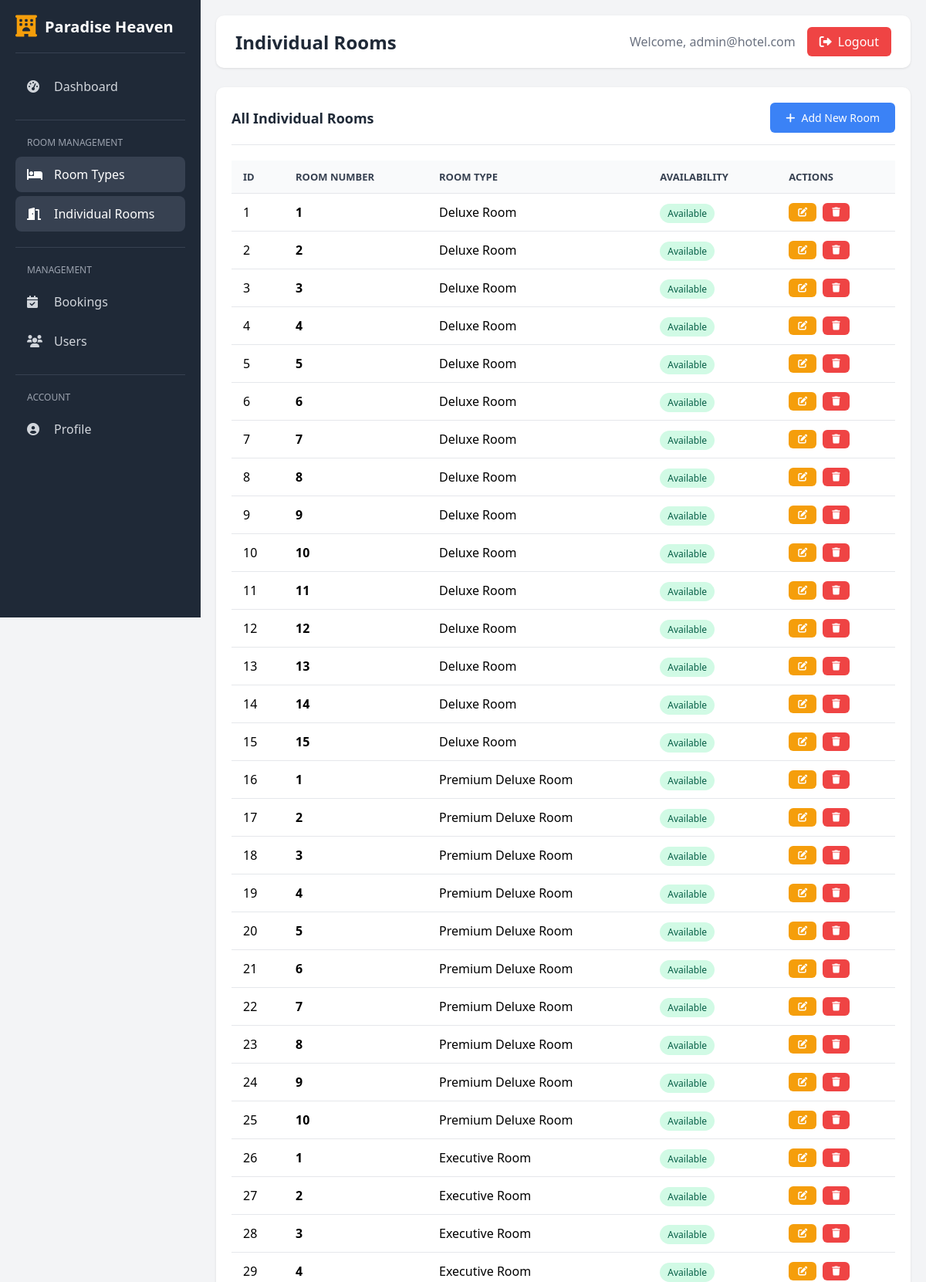
The page /custom-admin/rooms/individual/ (signed in, upper part) on the database its author committed.
### custom_admin/models.py (models this page shows, shortened)
class AdminUser(AbstractBaseUser, PermissionsMixin):
    username = models.CharField(max_length=150, unique=True)
    email = models.EmailField(unique=True)
    first_name = models.CharField(max_length=100)
    last_name = models.CharField(max_length=100)
    is_active = models.BooleanField(default=True)
    is_staff = models.BooleanField(default=True)
    date_joined = models.DateTimeField(default=timezone.now)
    objects = AdminUserManager()
    USERNAME_FIELD = 'username'
    REQUIRED_FIELDS = ['email', 'first_name', 'last_name']
    class Meta:
        verbose_name = 'Admin User'
        verbose_name_plural = 'Admin Users'

### motel/models.py (models this page shows, shortened)
class Room(models.Model):
    room_type = models.ForeignKey(Rooms,on_delete=models.CASCADE)
    room_number = models.IntegerField()
    is_available = models.BooleanField(default=True)

class Rooms(models.Model):
    room_name = models.CharField(max_length=255)
    room_des = models.TextField()
    room_price = models.IntegerField()
    room_facilities = models.TextField(default="WiFi,TV,AC")
    room_image = models.ImageField(upload_to='rooms/', blank=True, null=True)
    number_of_rooms = models.IntegerField(default=1, help_text="Number of rooms available in this category")

### custom_admin/views.py (the view)
# urls.py: path('rooms/individual/', views.manage_individual_rooms, name='manage_individual_rooms'),
@login_required(login_url='admin_login')
def manage_individual_rooms(request):
    rooms = Room.objects.select_related('room_type').all()
    return render(request, 'custom_admin/rooms/individual_list.html', {'rooms': rooms})

### templates/custom_admin/rooms/individual_list.html (shortened to what this page needs)
{% extends 'custom_admin/base.html' %}
{% block page_title %}Individual Rooms{% endblock %}
{% block content %}
<div class="card">
    <div class="card-header">
        <h3>All Individual Rooms</h3>
        <a href="{% url 'add_individual_room' %}" class="btn btn-primary">
            <i class="fas fa-plus"></i> Add New Room
        </a>
    </div>
    <div class="table-container">
        <table>
            <thead>
                <tr>
                    <th>ID</th>
                    <th>Room Number</th>
                    <th>Room Type</th>
                    <th>Availability</th>
                    <th>Actions</th>
                </tr>
            </thead>
            <tbody>
                {% if rooms %}
                    {% for room in rooms %}
                    <tr>
                        <td>{{ room.id }}</td>
                        <td><strong>{{ room.room_number }}</strong></td>
                        <td>{{ room.room_type.room_name }}</td>
                        <td>
                            {% if room.is_available %}
                            <span class="badge badge-success">Available</span>
                            {% else %}
                            <span class="badge badge-danger">Occupied</span>
                            {% endif %}
                        </td>
                        <td>
                            <div class="actions">
                                <a href="{% url 'edit_individual_room' room.id %}" class="btn btn-warning btn-sm">
                                    <i class="fas fa-edit"></i>
                                </a>
                                <a href="{% url 'delete_individual_room' room.id %}" class="btn btn-danger btn-sm" onclick="return confirm('Are you sure you want to delete this room?')">
                                    <i class="fas fa-trash"></i>
                                </a>
                            </div>
                        </td>
                    </tr>
                    {% endfor %}
                {% else %}
                    <tr>
                        <td colspan="5" style="text-align: center; color: #6b7280; padding: 30px;">
                            No individual rooms found. <a href="{% url 'add_individual_room' %}">Add your first room</a>
                        </td>
                    </tr>
                {% endif %}
            </tbody>
        </table>
    </div>
</div>
{% endblock %}

### templates/custom_admin/base.html (shortened to what this page needs)
<!DOCTYPE html>
<html lang="en">
<head>
    <link rel="stylesheet" href="https://cdnjs.cloudflare.com/ajax/libs/font-awesome/6.0.0/css/all.min.css">
</head>
<body>
    <div class="sidebar">
        <div class="sidebar-header">
            <i class="fas fa-hotel"></i>
            <h1>Paradise Heaven</h1>
        </div>
        <nav class="sidebar-nav">
            <a href="{% url 'admin_dashboard' %}" class="nav-item {% if request.resolver_match.url_name == 'admin_dashboard' %}active{% endif %}">
                <i class="fas fa-tachometer-alt"></i>
                <span>Dashboard</span>
            </a>
            <div class="nav-section">
                <div class="nav-section-title">Room Management</div>
                <a href="{% url 'manage_rooms' %}" class="nav-item {% if 'rooms' in request.resolver_match.url_name %}active{% endif %}">
                    <i class="fas fa-bed"></i>
                    <span>Room Types</span>
                </a>
                <a href="{% url 'manage_individual_rooms' %}" class="nav-item {% if 'individual' in request.resolver_match.url_name %}active{% endif %}">
                    <i class="fas fa-door-open"></i>
                    <span>Individual Rooms</span>
                </a>
            </div>
            <div class="nav-section">
                <div class="nav-section-title">Management</div>
                <a href="{% url 'manage_bookings' %}" class="nav-item {% if 'bookings' in request.resolver_match.url_name %}active{% endif %}">
                    <i class="fas fa-calendar-check"></i>
                    <span>Bookings</span>
                </a>
                <a href="{% url 'manage_users' %}" class="nav-item {% if 'users' in request.resolver_match.url_name %}active{% endif %}">
                    <i class="fas fa-users"></i>
                    <span>Users</span>
                </a>
            </div>
            <div class="nav-section">
                <div class="nav-section-title">Account</div>
                <a href="{% url 'admin_profile' %}" class="nav-item {% if 'profile' in request.resolver_match.url_name %}active{% endif %}">
                    <i class="fas fa-user-circle"></i>
                    <span>Profile</span>
                </a>
            </div>
        </nav>
    </div>
    <div class="main-content">
        <div class="top-bar">
            <h2>{% block page_title %}Dashboard{% endblock %}</h2>
            <div class="user-info">
                <span>Welcome, {{ request.user.username }}</span>
                <a href="{% url 'admin_logout' %}" class="logout-btn">
                    <i class="fas fa-sign-out-alt"></i>
                    Logout
                </a>
            </div>
        </div>
        {% block content %}{% endblock %}
    </div>
</body>
</html>

### templates/custom_admin/base.html (style rules this page uses)
* { margin: 0; padding: 0; box-sizing: border-box; }
body { font-family: 'Segoe UI', Tahoma, Geneva, Verdana, sans-serif; background-color: #f3f4f6; display: flex; min-height: 100vh; }
.sidebar { width: 260px; background-color: #1f2937; color: white; padding: 20px; display: flex; flex-direction: column; position: fixed; height: 100vh; overflow-y: auto; }
.sidebar-header { display: flex; align-items: center; padding-bottom: 20px; border-bottom: 1px solid #374151; margin-bottom: 20px; }
.sidebar-header i { font-size: 28px; color: #f59e0b; margin-right: 10px; }
.sidebar-header h1 { font-size: 20px; font-weight: 600; }
.sidebar-nav { flex: 1; }
.nav-item { display: flex; align-items: center; padding: 12px 15px; color: #d1d5db; text-decoration: none; border-radius: 8px; margin-bottom: 5px; transition: all 0.3s; }
.nav-item:hover, .nav-item.active { background-color: #374151; color: white; }
.nav-item i { width: 25px; margin-right: 10px; }
.nav-section { margin-top: 20px; padding-top: 20px; border-top: 1px solid #374151; }
.nav-section-title { font-size: 12px; text-transform: uppercase; color: #9ca3af; margin-bottom: 10px; padding-left: 15px; }
.main-content { flex: 1; margin-left: 260px; padding: 20px; }
.top-bar { display: flex; justify-content: space-between; align-items: center; background-color: white; padding: 15px 25px; border-radius: 10px; margin-bottom: 25px; box-shadow: 0 1px 3px rgba(0, 0, 0, 0.1); }
.top-bar h2 { font-size: 24px; color: #1f2937; }
.user-info { display: flex; align-items: center; gap: 15px; }
.user-info span { color: #6b7280; }
.logout-btn { background-color: #ef4444; color: white; padding: 8px 16px; border: none; border-radius: 6px; cursor: pointer; text-decoration: none; display: flex; align-items: center; gap: 8px; transition: background-color 0.3s; }
.card { background-color: white; border-radius: 10px; padding: 20px; box-shadow: 0 1px 3px rgba(0, 0, 0, 0.1); margin-bottom: 20px; }
.card-header { display: flex; justify-content: space-between; align-items: center; margin-bottom: 20px; padding-bottom: 15px; border-bottom: 1px solid #e5e7eb; }
.card-header h3 { font-size: 18px; color: #1f2937; }
.btn { padding: 10px 20px; border: none; border-radius: 6px; cursor: pointer; text-decoration: none; display: inline-flex; align-items: center; gap: 8px; font-size: 14px; transition: all 0.3s; }
.btn-primary { background-color: #3b82f6; color: white; }
.btn-danger { background-color: #ef4444; color: white; }
.btn-warning { background-color: #f59e0b; color: white; }
.btn-sm { padding: 6px 12px; font-size: 12px; }
.table-container { overflow-x: auto; }
table { width: 100%; border-collapse: collapse; }
th, td { padding: 12px 15px; text-align: left; border-bottom: 1px solid #e5e7eb; }
th { background-color: #f9fafb; font-weight: 600; color: #374151; font-size: 13px; text-transform: uppercase; }
.badge { padding: 4px 10px; border-radius: 20px; font-size: 12px; font-weight: 500; }
.badge-success { background-color: #d1fae5; color: #065f46; }
.actions { display: flex; gap: 8px; }

### rows shown on the page
AdminUser: user.username "admin@hotel.com"
Room: id "1", room_number "1", room_type.room_name "Deluxe Room", is_available "Available"
Room: id "2", room_number "2", room_type.room_name "Deluxe Room", is_available "Available"
Room: id "3", room_number "3", room_type.room_name "Deluxe Room", is_available "Available"
Room: id "4", room_number "4", room_type.room_name "Deluxe Room", is_available "Available"
Room: id "5", room_number "5", room_type.room_name "Deluxe Room", is_available "Available"
Room: id "6", room_number "6", room_type.room_name "Deluxe Room", is_available "Available"
Room: id "7", room_number "7", room_type.room_name "Deluxe Room", is_available "Available"
Room: id "8", room_number "8", room_type.room_name "Deluxe Room", is_available "Available"
Room: id "9", room_number "9", room_type.room_name "Deluxe Room", is_available "Available"
Room: id "10", room_number "10", room_type.room_name "Deluxe Room", is_available "Available"
Room: id "11", room_number "11", room_type.room_name "Deluxe Room", is_available "Available"
Room: id "12", room_number "12", room_type.room_name "Deluxe Room", is_available "Available"
Room: id "13", room_number "13", room_type.room_name "Deluxe Room", is_available "Available"
Room: id "14", room_number "14", room_type.room_name "Deluxe Room", is_available "Available"
Room: id "15", room_number "15", room_type.room_name "Deluxe Room", is_available "Available"
Room: id "16", room_number "1", room_type.room_name "Premium Deluxe Room", is_available "Available"
Room: id "17", room_number "2", room_type.room_name "Premium Deluxe Room", is_available "Available"
Room: id "18", room_number "3", room_type.room_name "Premium Deluxe Room", is_available "Available"
Room: id "19", room_number "4", room_type.room_name "Premium Deluxe Room", is_available "Available"
Room: id "20", room_number "5", room_type.room_name "Premium Deluxe Room", is_available "Available"
Room: id "21", room_number "6", room_type.room_name "Premium Deluxe Room", is_available "Available"
Room: id "22", room_number "7", room_type.room_name "Premium Deluxe Room", is_available "Available"
Room: id "23", room_number "8", room_type.room_name "Premium Deluxe Room", is_available "Available"
Room: id "24", room_number "9", room_type.room_name "Premium Deluxe Room", is_available "Available"
Room: id "25", room_number "10", room_type.room_name "Premium Deluxe Room", is_available "Available"
Room: id "26", room_number "1", room_type.room_name "Executive Room", is_available "Available"
Room: id "27", room_number "2", room_type.room_name "Executive Room", is_available "Available"
Room: id "28", room_number "3", room_type.room_name "Executive Room", is_available "Available"
Room: id "29", room_number "4", room_type.room_name "Executive Room", is_available "Available"
